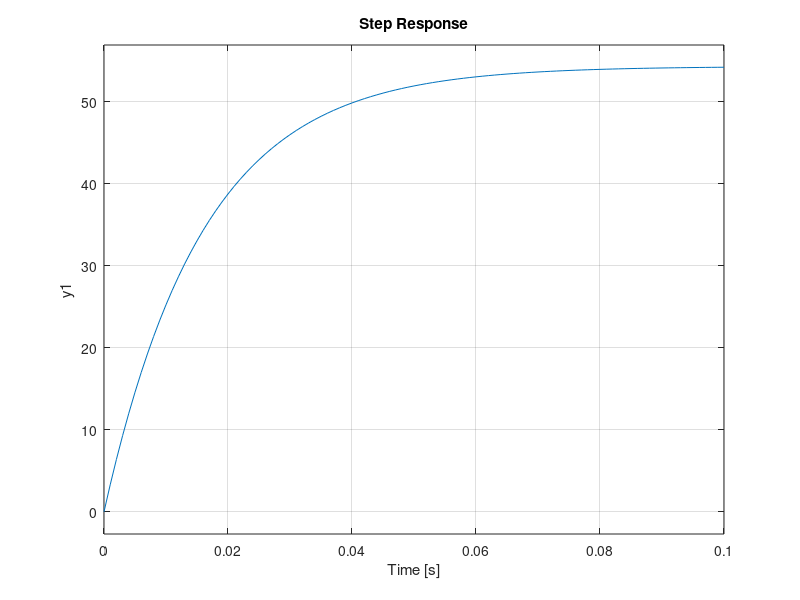

Reproduce this figure in MATLAB.
Km = 0.209;
Kb = Km;
La = 0.0034;
Ra = 7.101;
b = 0.000931;
J = 0.000567;
T = 0.016;
K =  651.71/12;
%%
sys= tf(K,[T 1]);

step(sys)